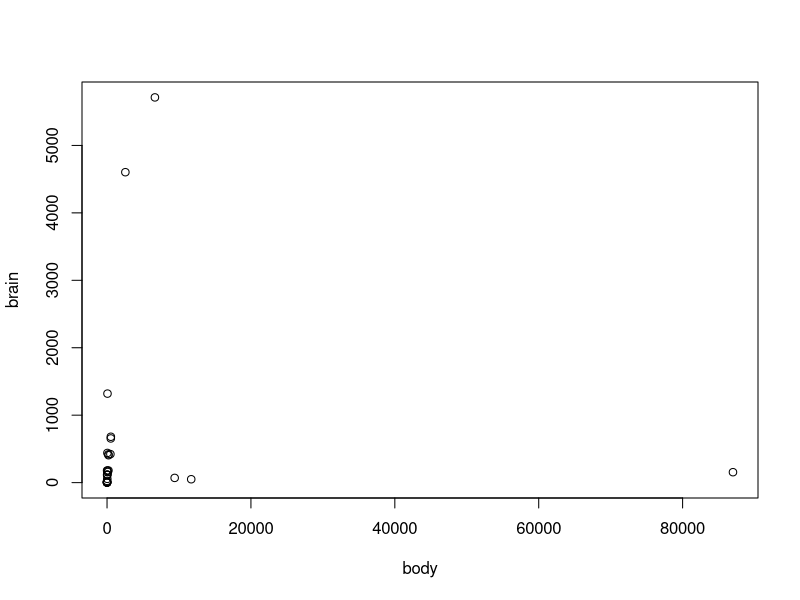
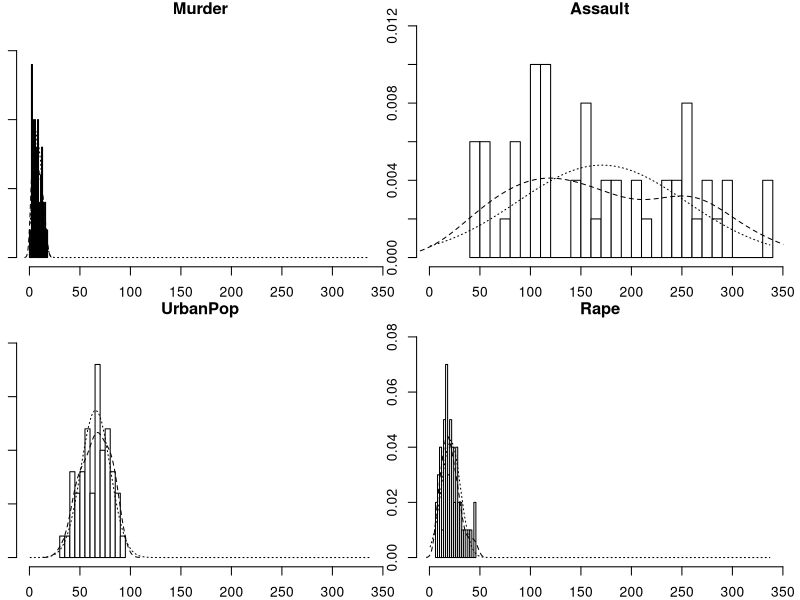
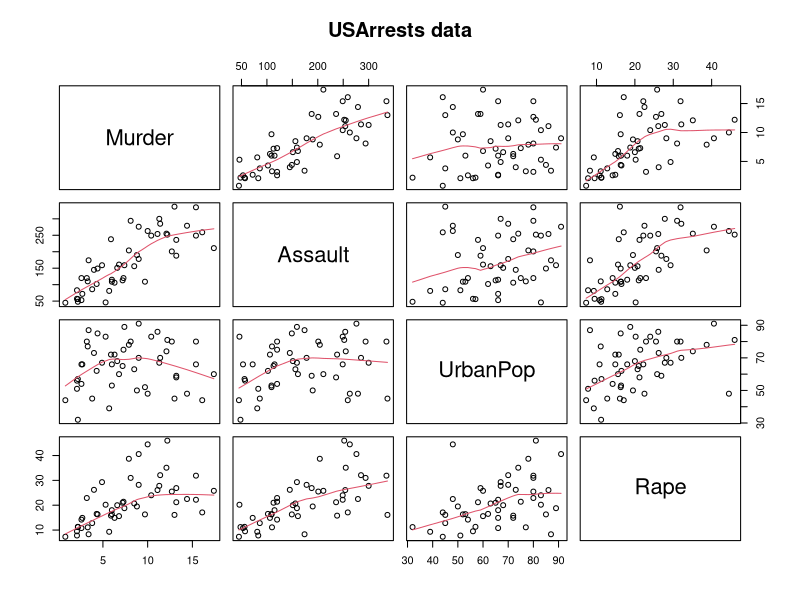

The R source for these figures, in order:
## ---- chunk 1
knitr::opts_chunk$set(echo = TRUE)
## ---- chunk 2
x1 <- matrix(c(2,3,7,1,6,2,3,5,1),nrow=3)
x2 <- matrix(c(3,2,9,0,7,8,5,8,2),nrow=3)
x1
x2
## ---- chunk 3
prod <- x1 %*% x2
prod
## ---- chunk 4
inv <- solve(prod)
inv
## ---- chunk 5
proof <- prod %*% inv
proof
## ---- chunk 6
treshold <- 1.0e-15
test_z <- proof - diag(nrow(proof))
max_num <- max(abs(test_z))
if (max_num < treshold) {
  print("PASS: It is an identity matrix")
} else {
  print("FAIL: It is not an identity matrix")
}
## ---- chunk 7
library(MASS)
data(Animals)
## ---- chunk 8
animals_cor_body_brain <- cor(Animals$body, Animals$brain)
animals_cor_body_brain
## ---- chunk 9
plot(Animals)
## ---- chunk 10
knitr::kable(Animals[Animals$body>9000,])
## ---- chunk 11
no_din <- Animals[Animals$body<9000,]
no_din_cor_body_brain <- cor(no_din$body, no_din$brain)
no_din_cor_body_brain


## ---- chunk 12
data(USArrests)
## ---- chunk 13
library(psych)
multi.hist(USArrests)
## ---- chunk 14
knitr::kable(summary(USArrests))
## ---- chunk 15
knitr::kable(cor(USArrests))
## ---- chunk 16
pairs(USArrests, panel = panel.smooth, main = "USArrests data")
## ---- chunk 17
subUSArr <- subset(USArrests,select=c("Assault","Murder","Rape"))
USArrMax <- sapply(subUSArr,which.max)
USArrMin <- sapply(subUSArr,which.min)
subUSArrRown <- rownames(subUSArr)
subUSArrMat <- rbind(subUSArrRown[USArrMax],subUSArrRown[USArrMin])
colnames(subUSArrMat) <- colnames(subUSArr)
rownames(subUSArrMat) <- c("Most","Least")
knitr::kable(subUSArrMat)

## ---- chunk 18
USArrRown <- rownames(USArrests)
assMTMed <- USArrRown[USArrests$Assault>median(USArrests$Assault)]
assMTMed
## ---- chunk 19
bottom_25_mur <- USArrRown[USArrests$Murder<quantile(USArrests$Murder,0.25)]
bottom_25_mur
## ---- chunk 20
top_25_mur <- USArrRown[USArrests$Murder>quantile(USArrests$Murder,0.75)]
top_25_mur 
